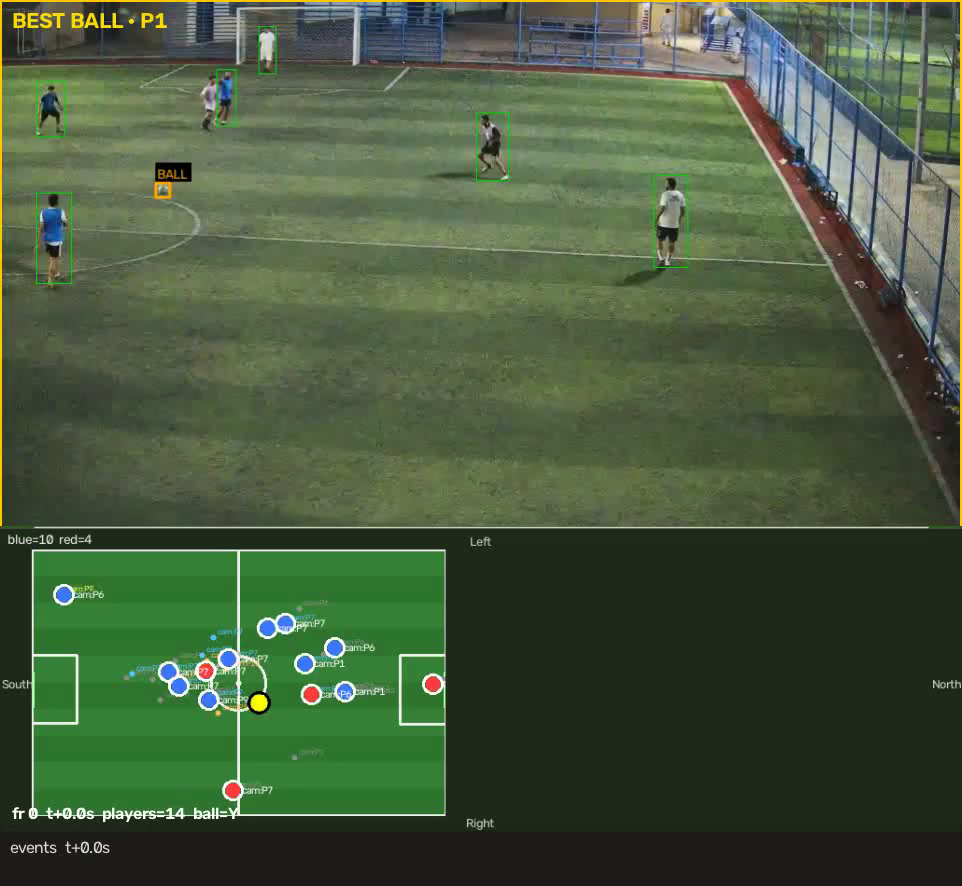
#> input picture frame 0 of reports/eval_match3/improve_eng_loop/ali15s_best_ball_ckpt_ab/coach_best_ball_ali15s_v16_kit_hold.mp4, 962 x 886 px, given in place of 37CAE053-841F-4851-956E-CBF17A51C506.mp4, which was not available
$ python test_fisheye.py
#> lines starting #> are read from the running program, lines starting #| are printed output that depends on the picture; after the words box and inside, x2 and y2 are one past the last pixel; in counts of white or black regions, pixels touching at a corner belong together; pictures that were not available may be replaced by others from this repository, and a replacement may not be noted
#!/usr/bin/env python3
"""
Verify fisheye fix: sample frames from video, apply defish, write test_fisheye.html
with side-by-side original vs fixed for visual verification.
Run from project root.
"""
import argparse
import sys
from pathlib import Path

import cv2
import numpy as np

PROJECT_ROOT = Path(__file__).resolve().parent.parent
DEFAULT_VIDEO = PROJECT_ROOT / "data/raw/37CAE053-841F-4851-956E-CBF17A51C506.mp4"


def crop_black_borders(frame, black_thresh=15, margin_pct=0.02, non_black_min=0.99):
    """Crop to the largest axis-aligned rectangle with (almost) no black pixels.
    Treats pixel as black if mean BGR < black_thresh. Rows/cols need >= non_black_min
    proportion non-black. x1/x2 computed from band y1:y2 so curved black is trimmed.
    If inner rect is empty or < 10% of area, returns frame unchanged."""
    h, w = frame.shape[:2]
    if h == 0 or w == 0:
        return frame
    gray = np.mean(frame, axis=2) if len(frame.shape) == 3 else frame.astype(np.float64)
    is_black = gray < black_thresh
    # Top: first row where proportion non-black >= non_black_min
    y1 = 0
    for y in range(h):
        if (1 - np.mean(is_black[y, :])) >= non_black_min:
            y1 = y
            break
    y2 = h
    for y in range(h - 1, -1, -1):
        if (1 - np.mean(is_black[y, :])) >= non_black_min:
            y2 = y + 1
            break
    # x1/x2 from band y1:y2 only so curved black at edges is trimmed
    band = is_black[y1:y2, :]
    x1 = 0
    for x in range(w):
        if (1 - np.mean(band[:, x])) >= non_black_min:
            x1 = x
            break
    x2 = w
    for x in range(w - 1, -1, -1):
        if (1 - np.mean(band[:, x])) >= non_black_min:
            x2 = x + 1
            break
    if x2 <= x1 or y2 <= y1:
        return frame
    if (x2 - x1) * (y2 - y1) < 0.1 * h * w:
        return frame
    inset = max(1, int(min(w, h) * margin_pct))
    x1 = min(x1 + inset, x2 - 1)
    y1 = min(y1 + inset, y2 - 1)
    x2 = max(x2 - inset, x1 + 1)
    y2 = max(y2 - inset, y1 + 1)
    return frame[y1:y2, x1:x2]


def defish_frame(frame, k, alpha=0.0):
    """Undistort using radial distortion coefficient k. alpha=0: no black edges.
    Uses content-based crop so no frame has black borders."""
    h, w = frame.shape[:2]
    K = np.array([[w, 0, w / 2], [0, w, h / 2], [0, 0, 1]])
    D = np.array([k, 0, 0, 0, 0])
    new_K, _ = cv2.getOptimalNewCameraMatrix(K, D, (w, h), alpha, (w, h))
    map1, map2 = cv2.initUndistortRectifyMap(K, D, None, new_K, (w, h), 5)
    remapped = cv2.remap(frame, map1, map2, cv2.INTER_LINEAR)
    return crop_black_borders(remapped)


def crop_to_square(frame):
    """Center-crop to square: bare minimum crop using shorter dimension as side."""
    h, w = frame.shape[:2]
    s = min(w, h)
    x = (w - s) // 2
    y = (h - s) // 2
    return frame[y : y + s, x : x + s]


def save_frame_image(frame_jpg_bytes, output_dir, frame_id, suffix):
    """Save frame as JPEG file and return relative path."""
    frames_dir = output_dir / "frames"
    frames_dir.mkdir(exist_ok=True)

    filename = f"frame_{frame_id}_{suffix}.jpg"
    filepath = frames_dir / filename

    with open(filepath, "wb") as f:
        f.write(frame_jpg_bytes)

    # Return relative path from HTML file location
    return f"frames/{filename}"


def main():
    parser = argparse.ArgumentParser(
        description="Generate test_fisheye.html to verify fisheye fix."
    )
    parser.add_argument(
        "video",
        nargs="?",
        default=str(DEFAULT_VIDEO),
        help="Video path",
    )
    parser.add_argument(
        "--k",
        type=float,
        default=-0.32,
        help="Distortion k used for defish",
    )
    parser.add_argument(
        "--alpha",
        type=float,
        default=0.0,
        help="0=no black (cropped), 1=full frame with black (default 0)",
    )
    parser.add_argument(
        "-n",
        "--num-frames",
        type=int,
        default=5,
        help="Number of sample frames (default 5)",
    )
    parser.add_argument(
        "-o",
        "--output",
        type=str,
        default=None,
        help="Output path for test_fisheye.html (default: data/output/fisheye_test/test_fisheye.html)",
    )
    args = parser.parse_args()

    cap = cv2.VideoCapture(args.video)
    if not cap.isOpened():
        print(f"Error: Could not open video {args.video}")
        sys.exit(1)

    total_frames = int(cap.get(cv2.CAP_PROP_FRAME_COUNT))
    if total_frames <= 0:
        print("Error: Could not get frame count")
        sys.exit(1)

    step = max(1, (total_frames - 1) // max(1, args.num_frames - 1))
    frame_indices = [min(i * step, total_frames - 1) for i in range(args.num_frames)]

    # Determine output directory early so we can save images there
    out_path = args.output
    if out_path is None:
        out_dir = PROJECT_ROOT / "data" / "output" / "fisheye_test"
        out_dir.mkdir(parents=True, exist_ok=True)
        out_path = out_dir / "test_fisheye.html"
    else:
        out_path = Path(out_path)
        out_path.parent.mkdir(parents=True, exist_ok=True)

    out_dir = out_path.parent

    results = []
    for idx in frame_indices:
        cap.set(cv2.CAP_PROP_POS_FRAMES, idx)
        ret, frame = cap.read()
        if not ret:
            continue
        frame = cv2.resize(frame, (0, 0), fx=0.5, fy=0.5)
        fixed = defish_frame(frame, args.k, alpha=args.alpha)
        fixed = crop_to_square(fixed)
        _, buf_orig = cv2.imencode(".jpg", frame, [cv2.IMWRITE_JPEG_QUALITY, 85])
        _, buf_fixed = cv2.imencode(".jpg", fixed, [cv2.IMWRITE_JPEG_QUALITY, 85])

        frame_id = int(idx)
        orig_path = save_frame_image(buf_orig.tobytes(), out_dir, frame_id, "orig")
        fixed_path = save_frame_image(buf_fixed.tobytes(), out_dir, frame_id, "fixed")

        results.append(
            {
                "frame_id": frame_id,
                "orig_path": orig_path,
                "fixed_path": fixed_path,
            }
        )
#> this loop made 5 passes
#> (orig_path, fixed_path) on passes 1 to 5: ('frames/frame_0_orig.jpg', 'frames/frame_0_fixed.jpg'), ('frames/frame_56_orig.jpg', 'frames/frame_56_fixed.jpg'), ('frames/frame_112_orig.jpg', 'frames/frame_112_fixed.jpg'), ('frames/frame_168_orig.jpg', 'frames/frame_168_fixed.jpg'), ('frames/frame_224_orig.jpg', 'frames/frame_224_fixed.jpg')
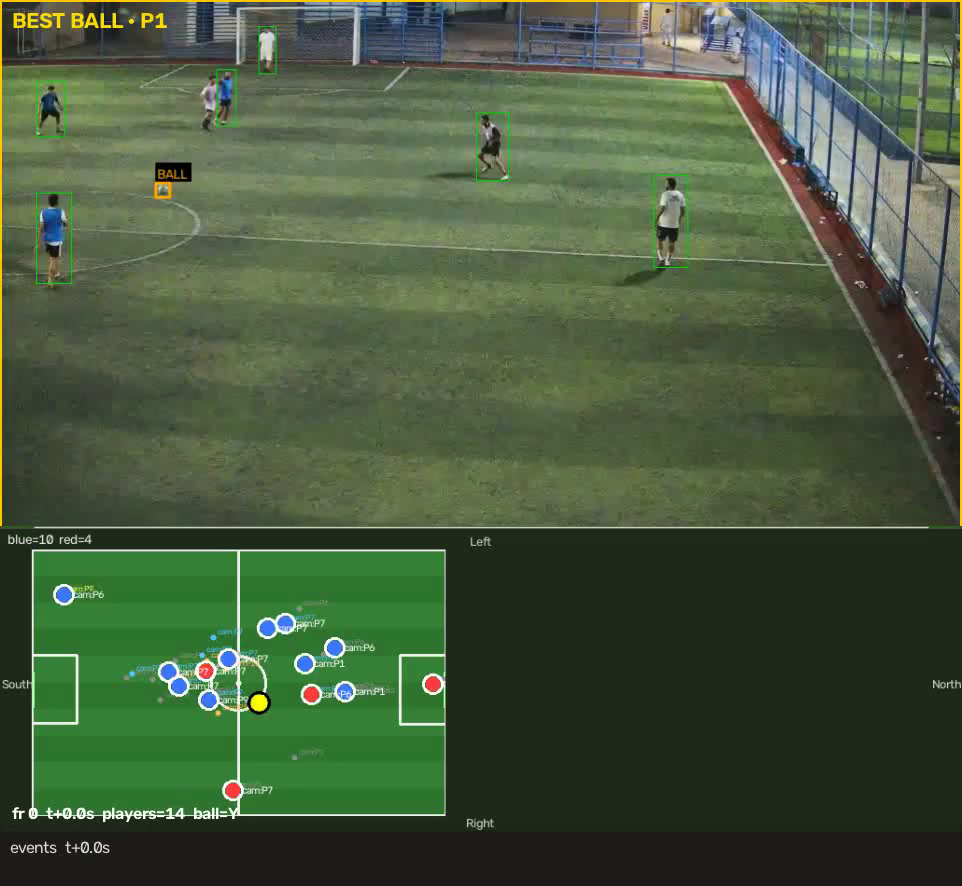
#> input picture frame 0 of reports/eval_match3/improve_eng_loop/ali15s_best_ball_ckpt_ab/coach_best_ball_ali15s_v16_kit_hold.mp4, 962 x 886 px, given in place of 37CAE053-841F-4851-956E-CBF17A51C506.mp4, which was not available
#> pass 1, in defish_frame, `remapped = cv2.remap(frame, map1, map2, cv2.INTER_LINEAR)`:
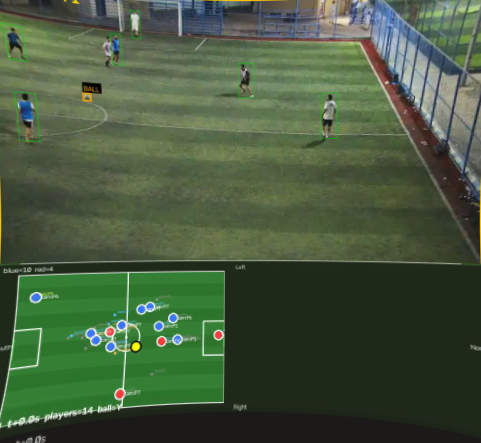
#> remapped: shape (443, 481, 3); mean B, G, R 63, 89.9, 71.3
#> pass 1, in crop_black_borders, `gray = np.mean(frame, axis=2) if len(frame.shape) == 3 else frame.asty..`:
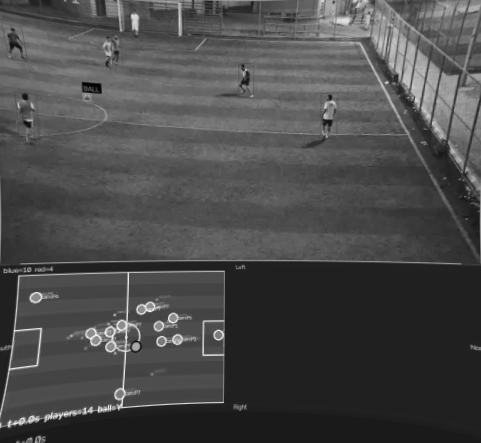
#> gray: shape (443, 481) float64; min 0, max 245, mean 74.7
#> pass 1, in crop_black_borders, `is_black = gray < black_thresh`:
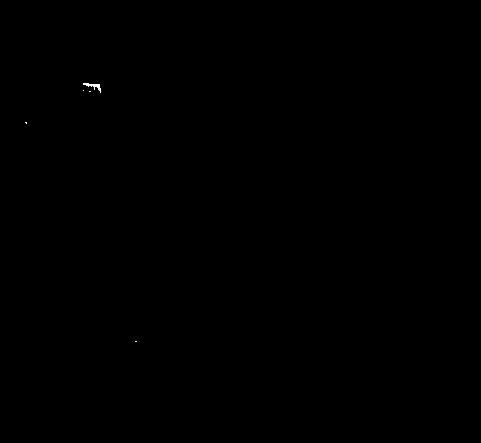
#> is_black: shape (443, 481) bool; 0.03% white in thin lines or dots, all inside (x1, y1, x2, y2) = (25, 83, 137, 342)
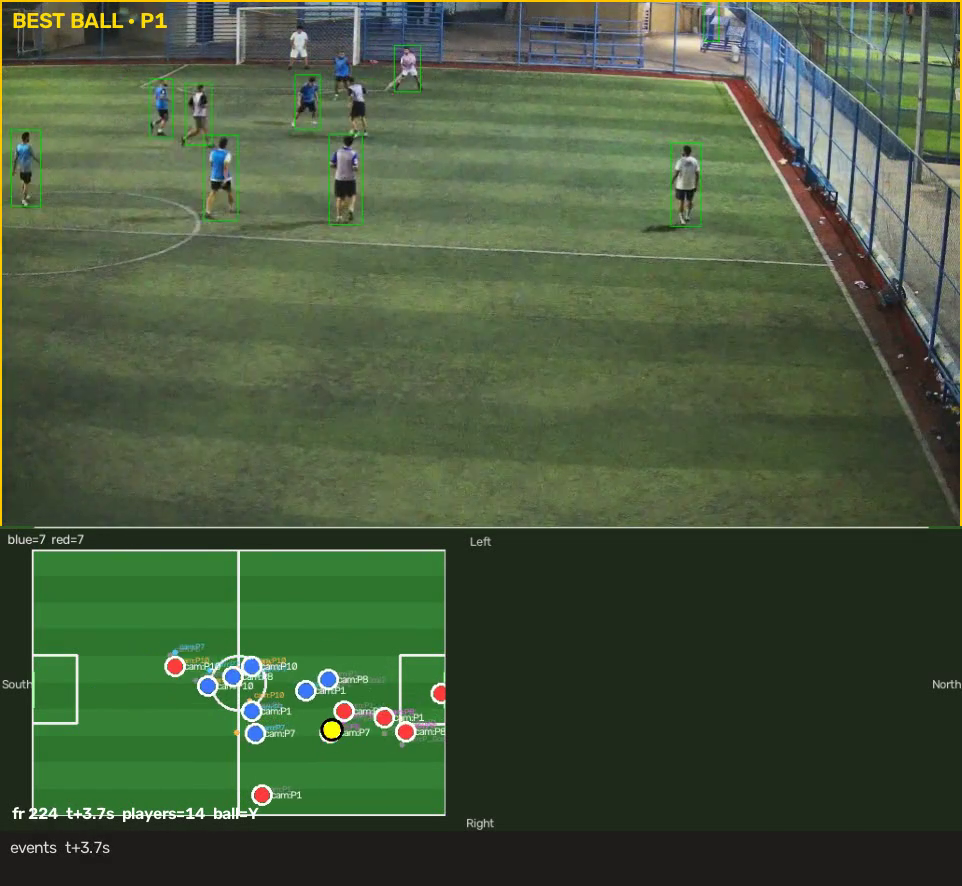
#> input picture frame 56 of reports/eval_match3/improve_eng_loop/ali15s_best_ball_ckpt_ab/coach_best_ball_ali15s_v16_kit_hold.mp4, 962 x 886 px, given in place of 37CAE053-841F-4851-956E-CBF17A51C506.mp4, which was not available
#> after the loop:
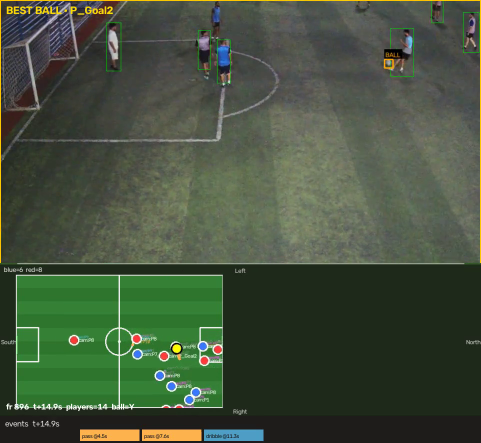
#> frame: shape (443, 481, 3); mean B, G, R 61.9, 82.3, 69.1
#> after the loop, results = 5 items

    cap.release()

    if not results:
        print("Error: No frames read")
        sys.exit(1)

    out_path = args.output
    if out_path is None:
        out_dir = PROJECT_ROOT / "data" / "output" / "fisheye_test"
        out_dir.mkdir(parents=True, exist_ok=True)
        out_path = out_dir / "test_fisheye.html"
    else:
        out_path = Path(out_path)
        out_path.parent.mkdir(parents=True, exist_ok=True)

    html_rows = []
    for r in results:
        html_rows.append(
            f"""
        <tr>
            <td><strong>Frame {r['frame_id']}</strong></td>
            <td><img src="{r['orig_path']}" alt="original" style="max-width:100%; height:auto;" loading="lazy" /></td>
            <td><img src="{r['fixed_path']}" alt="fixed" style="max-width:100%; height:auto;" loading="lazy" /></td>
        </tr>"""
        )
#> this loop made 5 passes
#> after the loop, html_rows = 5 items

    html = f"""<!DOCTYPE html>
<html>
<head>
    <meta charset="UTF-8">
    <title>Fisheye fix verification (k={args.k}, alpha={args.alpha})</title>
    <style>
        body {{ font-family: Arial, sans-serif; margin: 20px; background: #f5f5f5; }}
        .container {{ max-width: 1200px; margin: 0 auto; background: white; padding: 20px; border-radius: 8px; box-shadow: 0 2px 4px rgba(0,0,0,0.1); }}
        h1 {{ color: #333; border-bottom: 3px solid #4CAF50; padding-bottom: 10px; }}
        table {{ border-collapse: collapse; width: 100%; margin: 20px 0; }}
        th, td {{ border: 1px solid #ddd; padding: 10px; text-align: left; vertical-align: top; }}
        th {{ background: #4CAF50; color: white; }}
        td img {{ display: block; max-width: 400px; }}
        .k {{ font-size: 14px; color: #666; margin-bottom: 10px; }}
    </style>
</head>
<body>
    <div class="container">
        <h1>Fisheye fix verification</h1>
        <p class="k">Distortion k = {args.k}, alpha = {args.alpha} (0=no black) | Fixed: defished + center-cropped to square | Video: {Path(args.video).name}</p>
        <table>
            <thead>
                <tr>
                    <th>Frame</th>
                    <th>Original</th>
                    <th>Fixed (defished, cropped to square)</th>
                </tr>
            </thead>
            <tbody>
            {"".join(html_rows)}
            </tbody>
        </table>
        <p>Check touchlines: they should look straight in the &quot;Fixed&quot; column. If not, re-run <code>fix_fisheye.py</code> and tune k, then run this test again with <code>--k &lt;value&gt;</code>.</p>
    </div>
</body>
</html>
"""

    out_path.write_text(html, encoding="utf-8")
    print(f"Wrote {out_path}")
    print(f"Open in browser to verify fisheye fix (k={args.k}).")


if __name__ == "__main__":
    main()

$ run again, starting later in the video
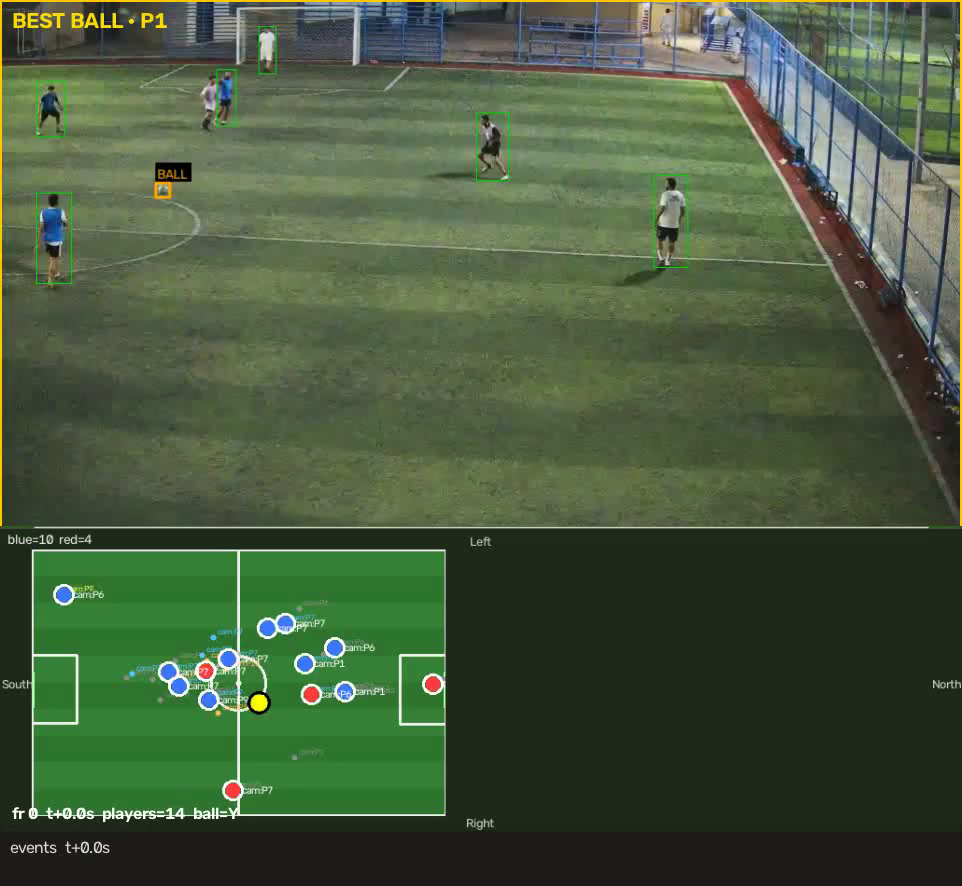
#> input picture frame 0 of reports/eval_match3/improve_eng_loop/ali15s_best_ball_ckpt_ab/coach_best_ball_ali15s_v16_kit_hold.mp4, 962 x 886 px, given in place of 37CAE053-841F-4851-956E-CBF17A51C506.mp4, which was not available
#> the loop in main, `for idx in frame_indices:` made 5 passes
#> (orig_path, fixed_path) on passes 1 to 5: ('frames/frame_0_orig.jpg', 'frames/frame_0_fixed.jpg'), ('frames/frame_56_orig.jpg', 'frames/frame_56_fixed.jpg'), ('frames/frame_112_orig.jpg', 'frames/frame_112_fixed.jpg'), ('frames/frame_168_orig.jpg', 'frames/frame_168_fixed.jpg'), ('frames/frame_224_orig.jpg', 'frames/frame_224_fixed.jpg')
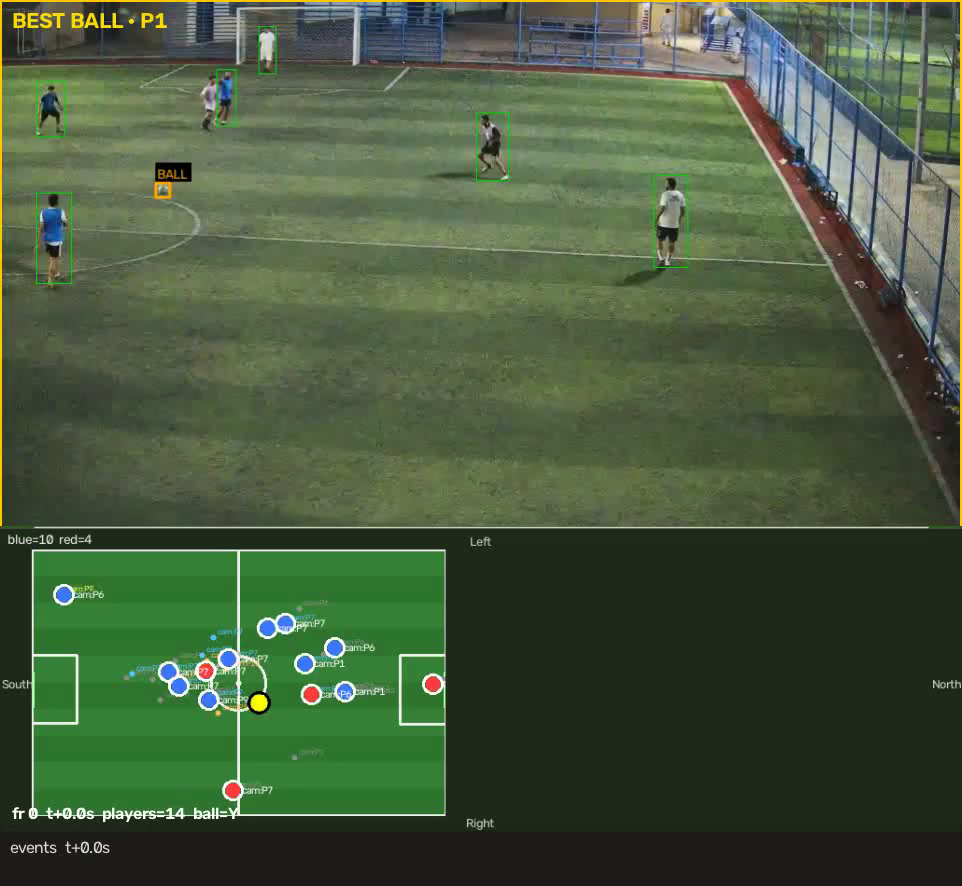
#> input picture frame 0 of reports/eval_match3/improve_eng_loop/ali15s_best_ball_ckpt_ab/coach_best_ball_ali15s_v16_kit_hold.mp4, 962 x 886 px, given in place of 37CAE053-841F-4851-956E-CBF17A51C506.mp4, which was not available
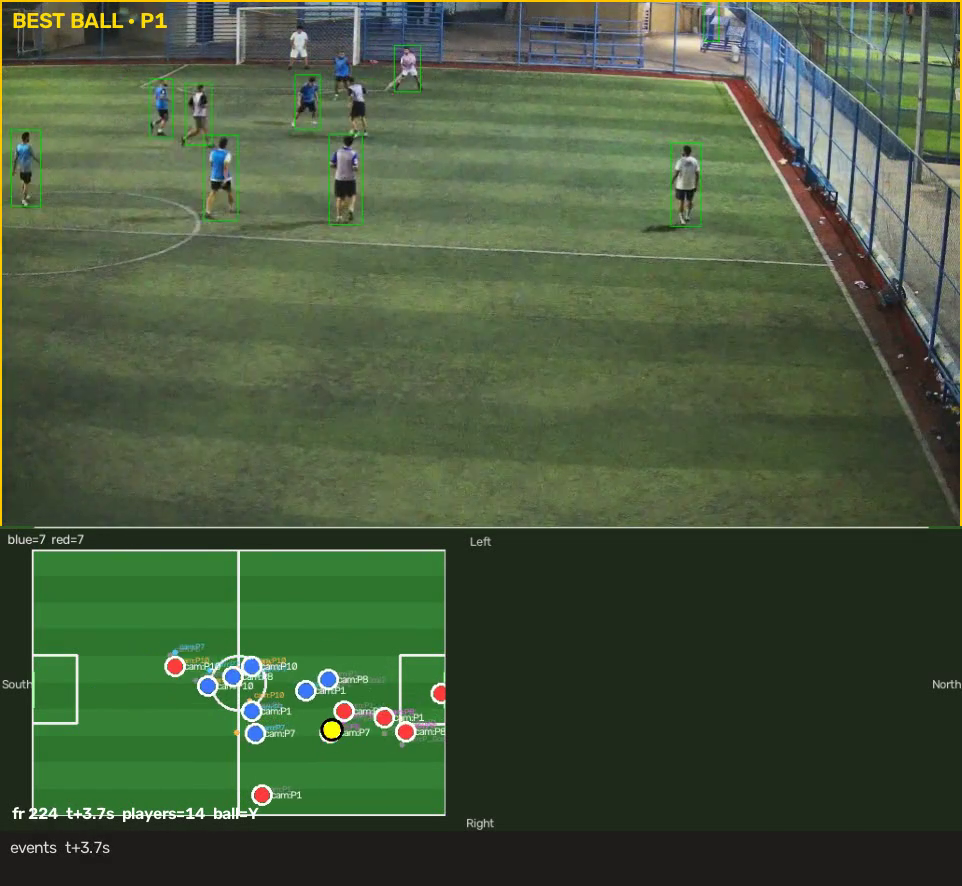
#> input picture frame 56 of reports/eval_match3/improve_eng_loop/ali15s_best_ball_ckpt_ab/coach_best_ball_ali15s_v16_kit_hold.mp4, 962 x 886 px, given in place of 37CAE053-841F-4851-956E-CBF17A51C506.mp4, which was not available
#> after the loop in main, `for idx in frame_indices:`: results = 5 items
#> the loop in main, `for r in results:` made 5 passes
